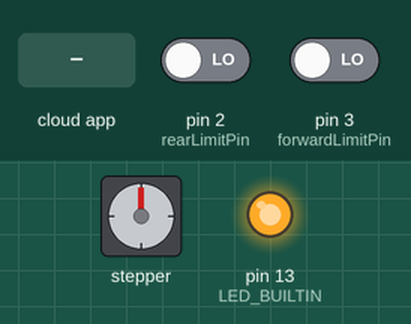
Simulated run of this sketch. Board: Arduino Uno, built with avr-gcc and run on an emulated ATmega328P. Shown: stepper motor, output pins drawn as LEDs (lit = HIGH). The inputs (shaded band) are chosen by the test bench; at power-on: pin 2 (rearLimitPin) LOW, pin 3 (forwardLimitPin) LOW. The ROS host is connected and sends only what is stated; stepper angles assume 200 steps per turn.

Above: at 1.2 s.
1.3 s: the phone or cloud app sets wrist_speed to 45
At 1.46 s:
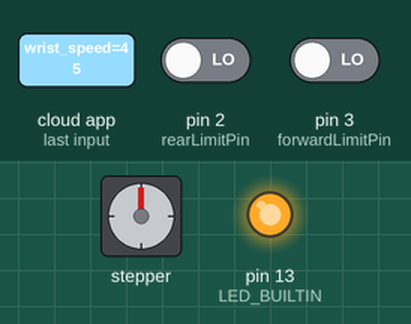
At 2.4 s:
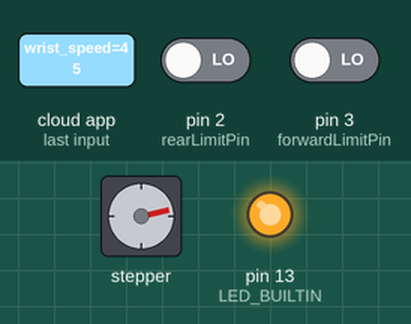
4.3 s: the phone or cloud app sets wrist_position_cmd to 0
7.3 s: the phone or cloud app sets motor_speed_mode_cmd to 0
10.3 s: the phone or cloud app sets reset_steps_cmd to 0
At 10.3 s:
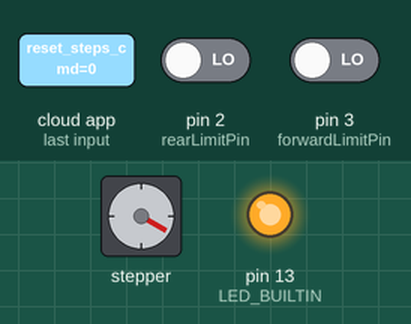
11.8 s: the phone or cloud app sets wrist_speed to 90
At 12.26 s:
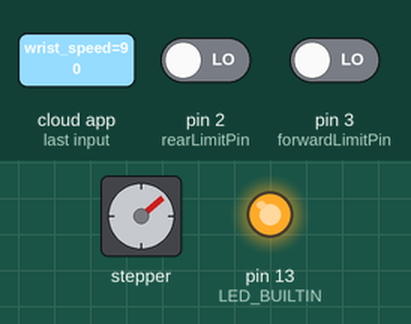
14.8 s: the phone or cloud app sets wrist_speed to 180
Timing chart, 0 to 26.3 s (numbered marks = the images above; inputs shaded):
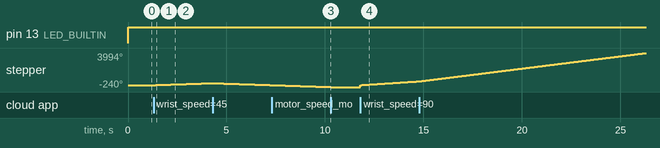

Measured:
- after the input at 1.3 s, stepper: keeps turning clockwise at about 81°/s, starting at once
- after the input at 10.3 s, stepper: stops changing and stays -240°
- after the input at 11.8 s, stepper: keeps turning clockwise at about 239°/s, starting at once

The sketch:

rosserial_control.ino
```cpp
#include <AccelStepper.h>
#include <ros.h>
#include <std_msgs/Int16.h>
#include <std_msgs/Int8.h>
#include <std_msgs/UInt8.h>
#include <arduino-timer.h>

AccelStepper wristMotor(AccelStepper::DRIVER, 7, 6);
AccelStepper linearMotor(AccelStepper::DRIVER, 9, 8);

typedef enum {
  REVERSE = -1,
  NEUTRAL = 0,
  FORWARD = 1,
} direction_t;

typedef enum {
  SPEED_CONTROL,
  POSITION_CONTROL,
} stepper_mode_t;

typedef enum {
  WRIST_MOTOR,
  LINEAR_MOTOR,
} motor_type_t;

int stallDirection = NEUTRAL;
stepper_mode_t wristMode = SPEED_CONTROL;
stepper_mode_t linearMode = SPEED_CONTROL;

bool drivingIntoStall(int stallDirection, int speedCommand) {
  return (stallDirection == FORWARD && speedCommand > 0) || (stallDirection == REVERSE && speedCommand < 0);
}

void wrist_cb( const std_msgs::Int16& cmd_msg){
  int speedCommand = cmd_msg.data;
  wristMotor.setSpeed(speedCommand);
}

void linear_cb( const std_msgs::Int16& cmd_msg){

  int speedCommand = cmd_msg.data;
  linearMotor.setSpeed(speedCommand);
}

void setWristPositionCB( const std_msgs::Int16& cmd_msg) {
  wristMode = POSITION_CONTROL;
  int setpoint = cmd_msg.data;
  wristMotor.moveTo(setpoint);
}

void setLinearPositionCB( const std_msgs::Int16& cmd_msg) {
  linearMode = POSITION_CONTROL;
  int setpoint = cmd_msg.data;
  linearMotor.moveTo(setpoint);
}

void setControlModeSpeed( const std_msgs::UInt8& cmd_msg) {
  if(cmd_msg.data == WRIST_MOTOR) {
    wristMode = SPEED_CONTROL;
  } else if (cmd_msg.data == LINEAR_MOTOR) {
    linearMode = SPEED_CONTROL;
  }
}

void resetStepsCB(const std_msgs::UInt8& cmd_msg) {
  if(cmd_msg.data == WRIST_MOTOR) {
    wristMotor.setCurrentPosition(0);
  } else if (cmd_msg.data == LINEAR_MOTOR) {
    wristMotor.setCurrentPosition(0);
  }
}

ros::NodeHandle nh;
ros::Subscriber<std_msgs::Int16> wrist_sub("wrist_speed", wrist_cb);
ros::Subscriber<std_msgs::Int16> linear_sub("linear_speed", linear_cb);

ros::Subscriber<std_msgs::Int16> wrist_position_sub("wrist_position_cmd", setWristPositionCB);
ros::Subscriber<std_msgs::Int16> linear_position_sub("linear_position_cmd", setLinearPositionCB);

ros::Subscriber<std_msgs::UInt8> speed_mode_sub("motor_speed_mode_cmd", setControlModeSpeed);

ros::Subscriber<std_msgs::UInt8> reset_position_sub("reset_steps_cmd", resetStepsCB);

std_msgs::Int16 linearStepsMsg;
ros::Publisher linearStepsPub("linear_steps", &linearStepsMsg);

std_msgs::Int16 wristStepsMsg;
ros::Publisher wristStepsPub("wrist_steps", &wristStepsMsg);

std_msgs::Int8 limitMsg;
ros::Publisher limitPub("limit_reached", &limitMsg);

Timer<1> timer;
bool timerCallback(void *argument) {
  nh.spinOnce();

  linearStepsMsg.data = linearMotor.currentPosition();
  linearStepsPub.publish(&linearStepsMsg);

  wristStepsMsg.data = wristMotor.currentPosition();
  wristStepsPub.publish(&wristStepsMsg);

  return true;
}

const int rearLimitPin = 2;
const int forwardLimitPin = 3;

void setup() {
  wristMotor.setMaxSpeed(20000);
  wristMotor.setSpeed(0);

  linearMotor.setMaxSpeed(20000);
  linearMotor.setSpeed(0);

  nh.initNode();
  nh.advertise(linearStepsPub);
  nh.advertise(wristStepsPub);
  nh.advertise(limitPub);
  nh.subscribe(wrist_sub);
  nh.subscribe(linear_sub);
  nh.subscribe(wrist_position_sub);
  nh.subscribe(linear_position_sub);
  nh.subscribe(speed_mode_sub);
  nh.subscribe(reset_position_sub);

  timer.every(100, timerCallback);

  pinMode(rearLimitPin, INPUT);
  pinMode(forwardLimitPin, INPUT);
  pinMode(LED_BUILTIN, OUTPUT);
}

int checkLimitSwitches(const int forwardSwitchPin, const int rearSwitchPin) {
  int forwardDepressed = digitalRead(forwardSwitchPin) == LOW;
  int rearDepressed = digitalRead(rearSwitchPin) == LOW;

  int ledOutput = (forwardDepressed || rearDepressed);
  digitalWrite(LED_BUILTIN, ledOutput);

  if(forwardDepressed) {
    return FORWARD;
  } else if(rearDepressed) {
    return REVERSE;
  } else {
    return NEUTRAL;
  }
}

void checkStalled() {
  int newStallDirection = checkLimitSwitches(forwardLimitPin, rearLimitPin);

  if(newStallDirection != stallDirection){
    stallDirection = newStallDirection;
    limitMsg.data = stallDirection;
    limitPub.publish(&limitMsg);
  }

  if(stallDirection != NEUTRAL) {
    int speedCommand = linearMotor.speed();
    if(drivingIntoStall(stallDirection, speedCommand)){
      linearMotor.setSpeed(0);
    }
  }
}

void loop() {
  // put your main code here, to run repeatedly:

  timer.tick();
  checkStalled();

  if(wristMode == SPEED_CONTROL) {
    wristMotor.runSpeed();
  } else {
    wristMotor.runSpeedToPosition();
  }

  if(linearMode == SPEED_CONTROL) {
    linearMotor.runSpeed();
  } else {
    linearMotor.runSpeedToPosition();
  }
}
```
